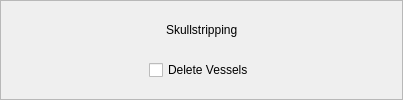
               <widget class="QFrame" name="frame_36">
                <property name="frameShape">
                 <enum>QFrame::StyledPanel</enum>
                </property>
                <property name="frameShadow">
                 <enum>QFrame::Raised</enum>
                </property>
                <layout class="QVBoxLayout" name="verticalLayout_50">
                 <item>
                  <widget class="QWidget" name="widget_107" native="true">
                   <layout class="QHBoxLayout" name="horizontalLayout_91">
                    <property name="margin">
                     <number>0</number>
                    </property>
                    <item>
                     <spacer name="horizontalSpacer_76">
                      <property name="orientation">
                       <enum>Qt::Horizontal</enum>
                      </property>
                      <property name="sizeHint" stdset="0">
                       <size>
                        <width>40</width>
                        <height>20</height>
                       </size>
                      </property>
                     </spacer>
                    </item>
                    <item>
                     <widget class="QLabel" name="label_91">
                      <property name="text">
                       <string>Skullstripping</string>
                      </property>
                     </widget>
                    </item>
                    <item>
                     <spacer name="horizontalSpacer_77">
                      <property name="orientation">
                       <enum>Qt::Horizontal</enum>
                      </property>
                      <property name="sizeHint" stdset="0">
                       <size>
                        <width>40</width>
                        <height>20</height>
                       </size>
                      </property>
                     </spacer>
                    </item>
                   </layout>
                  </widget>
                 </item>
                 <item>
                  <widget class="QWidget" name="widget_108" native="true">
                   <layout class="QHBoxLayout" name="horizontalLayout_92">
                    <property name="margin">
                     <number>0</number>
                    </property>
                    <item>
                     <spacer name="horizontalSpacer_78">
                      <property name="orientation">
                       <enum>Qt::Horizontal</enum>
                      </property>
                      <property name="sizeHint" stdset="0">
                       <size>
                        <width>137</width>
                        <height>20</height>
                       </size>
                      </property>
                     </spacer>
                    </item>
                    <item>
                     <widget class="QCheckBox" name="g_DeleteVesselsButton">
                      <property name="text">
                       <string>Delete Vessels</string>
                      </property>
                     </widget>
                    </item>
                    <item>
                     <spacer name="horizontalSpacer_79">
                      <property name="orientation">
                       <enum>Qt::Horizontal</enum>
                      </property>
                      <property name="sizeHint" stdset="0">
                       <size>
                        <width>137</width>
                        <height>20</height>
                       </size>
                      </property>
                     </spacer>
                    </item>
                   </layout>
                  </widget>
                 </item>
                </layout>
               </widget>
